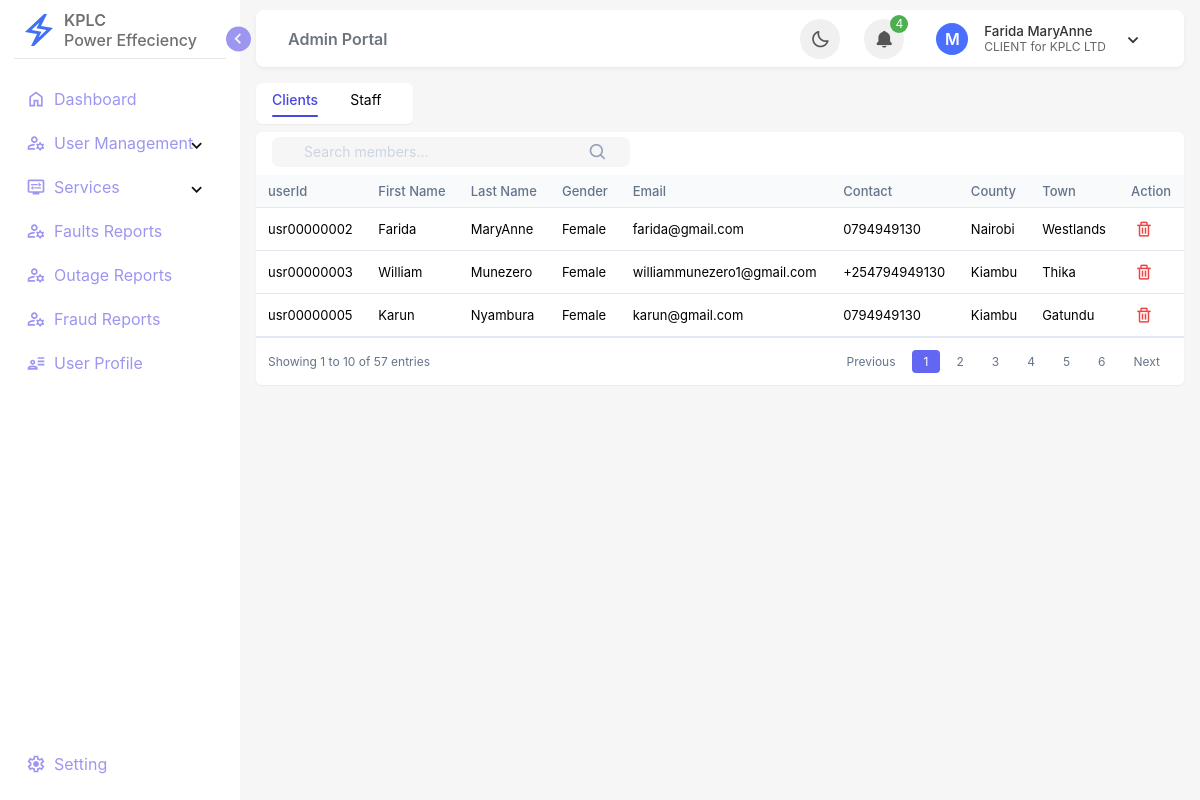
Page /admin/admin_user_manager.php (signed in) on the committed database.
### tables this page shows
CREATE TABLE `users` (
  `seq_id` int(11) NOT NULL,
  `user_id` varchar(20) NOT NULL,
  `first_name` varchar(50) NOT NULL,
  `last_name` varchar(50) NOT NULL,
  `date_of_birth` date NOT NULL,
  `gender` enum('Male','Female','Other') NOT NULL,
  `email` varchar(100) NOT NULL,
  `mobile_number` varchar(15) NOT NULL,
  `national_id` varchar(20) NOT NULL,
  `county` varchar(50) NOT NULL,
  `town` varchar(50) NOT NULL,
  `connection_type` varchar(50) NOT NULL,
  `password_hash` varchar(255) NOT NULL,
  `role` enum('CLIENT','ADMIN','STAFF') NOT NULL DEFAULT 'CLIENT',
  `created_at` timestamp NOT NULL DEFAULT current_timestamp(),
  `updated_at` timestamp NOT NULL DEFAULT current_timestamp() ON UPDATE current_timestamp()
);

### admin/admin_user_manager.php (the view, shortened to what this page needs)
<?php
include('../config/config.php');
$user_id = $_SESSION['user_id'];
$query = "SELECT * FROM users WHERE user_id = ?";
$stmt = $mysqliObj->prepare($query);
$stmt->bind_param('s', $user_id);
$stmt->execute();
$result = $stmt->get_result();
$queryrow = "SELECT * FROM users WHERE role = ? ORDER BY user_id";
$stmt = $mysqliObj->prepare($queryrow);
$role = 'CLIENT';
$stmt->bind_param('s', $role);
$stmt->execute();
$resultrow = $stmt->get_result();
while ($obj = $result->fetch_object()) {
?>
    <!DOCTYPE html>
    <html lang="en">
    <?php include("includes/head.php"); ?>
    <body>
        <?php include("includes/sidebar.php"); ?>
        <?php include("includes/topbar.php"); ?>
        <main class="main-section">
            <section class="main-section-wrapper">
                <div class="members">
                    <div class="members-tabs">
                        <a href="admin_user_manager.php" class="members-tab active">Clients</a>
                        <a href="admin_staff_manager.php" class="members-tab">Staff</a>
                    </div>
                </div>
                <div class="table-container">
                    <div class="member-management">
                        <div class="search-box">
                            <i class='bx bx-search'></i>
                            <input type="text" class="search-input" placeholder="Search members...">
                        </div>
                    </div>
                    <table>
                        <thead>
                            <tr>
                                <th>userId</th>
                                <th>First Name</th>
                                <th>Last Name</th>
                                <th>Gender</th>
                                <th>Email</th>
                                <th>Contact</th>
                                <th>County</th>
                                <th>Town</th>
                                <th>Action</th>
                            </tr>
                        </thead>
                        <tbody>
                            <?php
                            if ($resultrow) {
                                while ($user = $resultrow->fetch_assoc()) {
                                    echo "
                                        <tr>
                                            <td>
                                                <div class='user-id'>" . htmlspecialchars($user['user_id']) . "</div>
                                            </td>
                                            <td>" . htmlspecialchars($user['first_name']) . "</td>
                                            <td>" . htmlspecialchars($user['last_name']) . "</td>
                                            <td>" . htmlspecialchars($user['gender']) . "</td>
                                            <td>" . htmlspecialchars($user['email']) . "</td>
                                            <td>" . htmlspecialchars($user['mobile_number']) . "</td>
                                            <td>" . htmlspecialchars($user['county']) . "</td>
                                            <td>" . htmlspecialchars($user['town']) . "</td>
                                            <td>
                                                <div class='operations'>
                                                    <i class='bx bx-trash operation-icon delete' title='Delete' data-id='" . htmlspecialchars($user['user_id']) . "'></i>
                                                </div>
                                            </td>
                                        </tr>";
                                }
                            }
                            ?>
                        </tbody>
                    </table>
                    <div class="pagination">
                        <div class="pagination-info">
                            Showing 1 to 10 of 57 entries
                        </div>
                        <div class="pagination-controls">
                            <button class="page-btn">Previous</button>
                            <button class="page-btn active">1</button>
                            <button class="page-btn">2</button>
                            <button class="page-btn">3</button>
                            <button class="page-btn">4</button>
                            <button class="page-btn">5</button>
                            <button class="page-btn">6</button>
                            <button class="page-btn">Next</button>
                        </div>
                    </div>
                </div>
            </section>
        </main>
    </body>
    </html>
<?php
}
?>

### admin/includes/sidebar.php (shortened to what this page needs)
<aside class="sidebar">
    <header class="sidebar-header">
        <div class="logo-wrapper">
            <span class="image">
                <?php
                $base_url = '/KPLC_1/';
                ?>
                <img src="<?php echo $base_url; ?>assets/Images/logo.svg" alt="">
            </span>
            <div class="brand">
                <span class="name">KPLC</span>
                <span class="slogan">Power Effeciency</span>
            </div>
        </div>
        <button id="toggle-sidebar">
            <i class="bx bx-chevron-right toggle"></i>
        </button>
    </header>
    <nav class="sidebar-nav">
        <ul class="sidebar-top-menu">
            <li class="nav-item">
                <a href="../admin/admin_dashboard.php" class="nav-link">
                    <svg xmlns="http://www.w3.org/2000/svg" viewBox="0 -960 960 960">
                        <path
                            d="M240-200h120v-240h240v240h120v-360L480-740 240-560v360Zm-80 80v-480l320-240 320 240v480H520v-240h-80v240H160Zm320-350Z" />
                    </svg>
                    <span class="text">Dashboard</span>
                </a>
            </li>
            <li class="nav-item">
                <div class="drop-item">
                    <a href="connection_view.php" class="nav-link dropmenu-link">
                        <span class="text">User Management</span>
                    </a>
                    <button class="drop-submenu-button">
                        <i class="bx bx-chevron-right drop-submenu-icon"></i>
                    </button>
                </div>
            </li>
            <li class="nav-item">
                <div class="drop-item">
                    <a href="new_connection.php" class="nav-link dropmenu-link">
                        <span class="text">Services</span>
                    </a>
                    <button class="drop-submenu-button">
                        <i class="bx bx-chevron-right drop-submenu-icon"></i>
                    </button>
                </div>
            </li>
            <li class="nav-item">
                <div class="drop-item">
                    <a href="fault_history.php" class="nav-link dropmenu-link">
                        <span class="text">Faults Reports</span>
                    </a>
                </div>
            </li>
            <li class="nav-item">
                <div class="drop-item">
                    <a href="outage_history.php" class="nav-link dropmenu-link">
                        <span class="text">Outage Reports</span>
                    </a>
                </div>
            </li>
            <li class="nav-item">
                <div class="drop-item">
                    <a href="fraud_history.php" class="nav-link dropmenu-link">
                        <span class="text">Fraud Reports</span>
                    </a>
                </div>
            </li>
            <li class="nav-item">
                <a href="profile_details.php" class="nav-link">
                    <span class="text">User Profile</span>
                </a>
            </li>
        </ul>
        <ul class="sidebar-bottom-menu">
            <li class="nav-item">
                <a href="" class="nav-link">
                    <span class="text">Setting</span>
                </a>
            </li>
        </ul>
    </nav>
</aside>

### admin/includes/topbar.php (shortened to what this page needs)
<header class="top-bar">
    <ol class="breadcrumb">
        <li class="breadcrumb-item active" aria-current="page"><a href="">Admin Portal</a></li>
    </ol>
    <nav class="top-bar-nav">
        <button type="button" class="theme-toggle-btn" aria-label="Toggle theme">
            <i id="lights" class="bx bx-moon"></i>
        </button>
        <div class="notifications">
            <button class="notification-btn" aria-label="View notifications" type="button">
                <i class="bx bxs-bell"></i>
                <span class="badge">4</span>
            </button>
        </div>
        <div class="user-profile">
            <button type="button" class="user-profile-btn">
                <span class="avatar">M</span>
                <div class="user-info">
                    <span><?php echo $obj->first_name, ' ',  $obj->last_name; ?></span>
                    <span><?php echo $obj->role, ' '; ?> for KPLC LTD</span>
                </div>
                <i class="bx bx-chevron-down"></i>
            </button>
        </div>
    </nav>
</header>

### rows in the picture
users: first_name "Farida", last_name "MaryAnne", role "CLIENT", user "usr00000002", gender "Female", email "farida@gmail.com", mobile_number "0794949130", county "Nairobi", town "Westlands"
users: user "usr00000003", first_name "William", last_name "Munezero", gender "Female", email "williammunezero1@gmail.com", mobile_number "+254794949130", county "Kiambu", town "Thika"
users: user "usr00000005", first_name "Karun", last_name "Nyambura", gender "Female", email "karun@gmail.com", mobile_number "0794949130", county "Kiambu", town "Gatundu"
